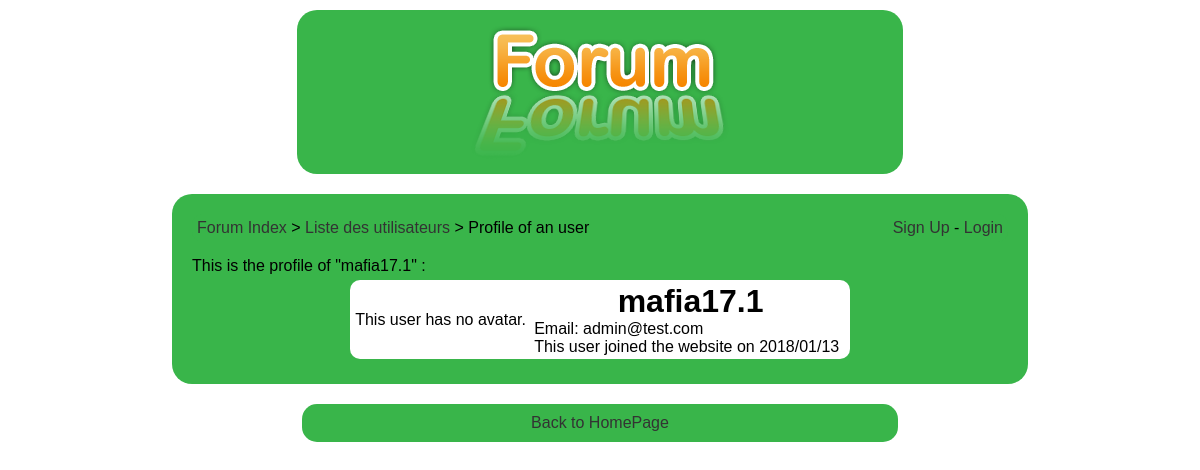
The page /profile.php?id=1 on the database its author committed.
### tables this page shows
CREATE TABLE `users` (
  `id` bigint(20) NOT NULL,
  `username` varchar(255) NOT NULL,
  `password` varchar(255) NOT NULL,
  `email` varchar(255) NOT NULL,
  `avatar` text NOT NULL,
  `signup_date` int(10) NOT NULL
);

### config.php (called while the page is built, shortened)
<?php
$url_home = 'index.php';
$design = 'default';
?>

### profile.php (the view, shortened to what this page needs)
<?php
include('config.php');
?>
<!DOCTYPE html PUBLIC "-//W3C//DTD XHTML 1.0 Transitional//EN" "http://www.w3.org/TR/xhtml1/DTD/xhtml1-transitional.dtd">
<html xmlns="http://www.w3.org/1999/xhtml">
    <head>
        <link href="<?php echo $design; ?>/style.css" rel="stylesheet" title="Style" />
    </head>
    <body>
    	<div class="header">
        	<a href="<?php echo $url_home; ?>"><img src="<?php echo $design; ?>/images/logo.png" alt="Forum" /></a>
	    </div>
        <div class="content">
<?php
if(isset($_SESSION['username']))
{
$nb_new_pm = mysqli_fetch_array(mysqli_query($connection,'select count(*) as nb_new_pm from pm where ((user1="'.$_SESSION['userid'].'" and user1read="no") or (user2="'.$_SESSION['userid'].'" and user2read="no")) and id2="1"'));
$nb_new_pm = $nb_new_pm['nb_new_pm'];
?>
<div class="box">
	<div class="box_left">
    	<a href="<?php echo $url_home; ?>">Forum Index</a> &gt; <a href="users.php">Liste des utilisateurs</a> &gt; Profile of an user
    </div>
	<div class="box_right">
    	<a href="list_pm.php">Your messages(<?php echo $nb_new_pm; ?>)</a> - <a href="profile.php?id=<?php echo $_SESSION['userid']; ?>"><?php echo htmlentities($_SESSION['username'], ENT_QUOTES, 'UTF-8'); ?></a> (<a href="login.php">Logout</a>)
    </div>
    <div class="clean"></div>
</div>
<?php
}
else
{
?>
<div class="box">
	<div class="box_left">
    	<a href="<?php echo $url_home; ?>">Forum Index</a> &gt; <a href="users.php">Liste des utilisateurs</a> &gt; Profile of an user
    </div>
	<div class="box_right">
    	<a href="signup.php">Sign Up</a> - <a href="login.php">Login</a>
    </div>
</div>
<?php
}
if(isset($_GET['id']))
{
	$id = intval($_GET['id']);
	$dn = mysqli_query($connection,'select username, email, avatar, signup_date from users where id="'.$id.'"');
	if(mysqli_num_rows($dn)>0)
	{
		$dnn = mysqli_fetch_array($dn);
?>
This is the profile of "<?php echo htmlentities($dnn['username']); ?>" :
<table style="width:500px;">
	<tr>
    	<td><?php
if($dnn['avatar']!='')
{
	echo '<img src="'.htmlentities($dnn['avatar'], ENT_QUOTES, 'UTF-8').'" alt="Avatar" style="max-width:100px;max-height:100px;" />';
}
else
{
	echo 'This user has no avatar.';
}
?></td>
    	<td class="left"><h1><?php echo htmlentities($dnn['username'], ENT_QUOTES, 'UTF-8'); ?></h1>
    	Email: <?php echo htmlentities($dnn['email'], ENT_QUOTES, 'UTF-8'); ?><br />
        This user joined the website on <?php echo date('Y/m/d',$dnn['signup_date']); ?></td>
    </tr>
</table>
<?php
	}
	else
	{
		echo 'This user doesn\'t exist.';
	}
}
else
{
	echo 'The ID of this user is not defined.';
}
?>
		</div>
		<div class="foot"><a href="index.html">Back to HomePage</a></div>
	</body>
</html>

### default/style.css (style rules this page uses)
* { margin:0px; padding:0px; }
body { background:#ffffff; padding-left:10%; padding-right:10%; font-family:Arial, Geneva, sans-serif; }
a { text-decoration:none; color:#333333; }
img, table, tr, td { border:0px; }
h1 { text-align:center; margin:0px; padding:0px; }
.left { text-align:left; }
table { border-spacing:0px; background:#ffffff; -moz-border-radius:10px; -webkit-border-radius:10px; border-radius:10px; padding:0px; width:95%; margin:5px auto 5px auto; }
tr { -moz-border-radius:5px; -webkit-border-radius:5px; border-radius:5px; margin:0px; }
td, th { margin:0px; border:0px; padding:3px; text-align:center; }
.header { margin:auto; margin-top:10px; padding:15px; background:#39b54a; width:60%; -moz-border-radius:20px; -webkit-border-radius:20px; border-radius:20px; text-align:center; }
.foot { text-align:center; background:#39b54a; width:60%; -moz-border-radius:15px; -webkit-border-radius:15px; border-radius:15px; padding:10px; margin:20px auto; }
.content { background:#39b54a; width:85%; -moz-border-radius:20px; -webkit-border-radius:20px; border-radius:20px; margin:auto; padding:20px; margin-top:20px; }
.box_left { float:left; }
.box_right { float:right; }
.box { background:#39b54a; -moz-border-radius:10px; -webkit-border-radius:10px; border-radius:10px; margin:auto; padding:5px; margin-bottom:15px; }

### rows shown on the page
users: username "mafia17.1", email "admin@test.com", signup_date "2018/01/13"
